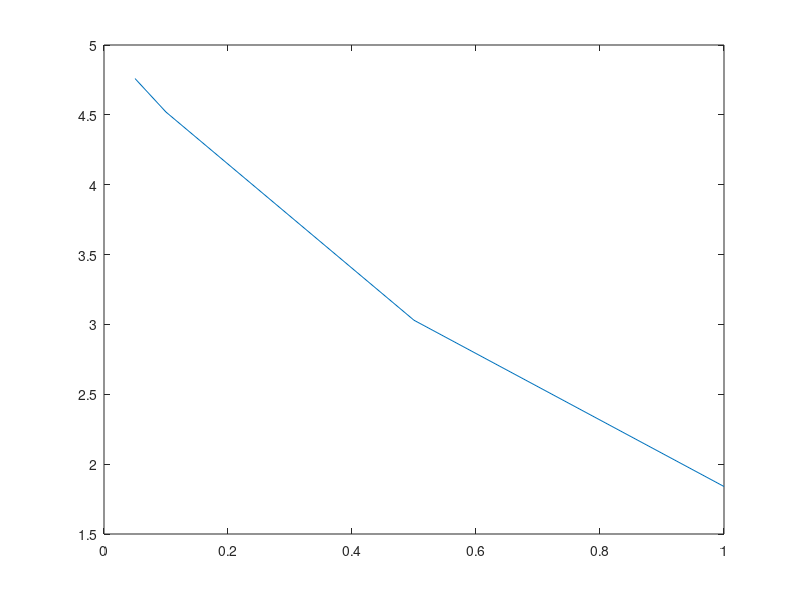
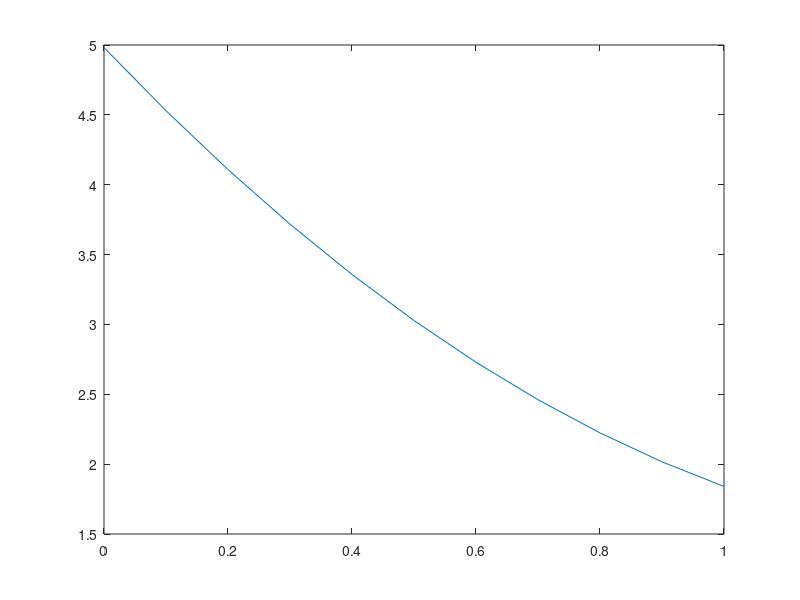
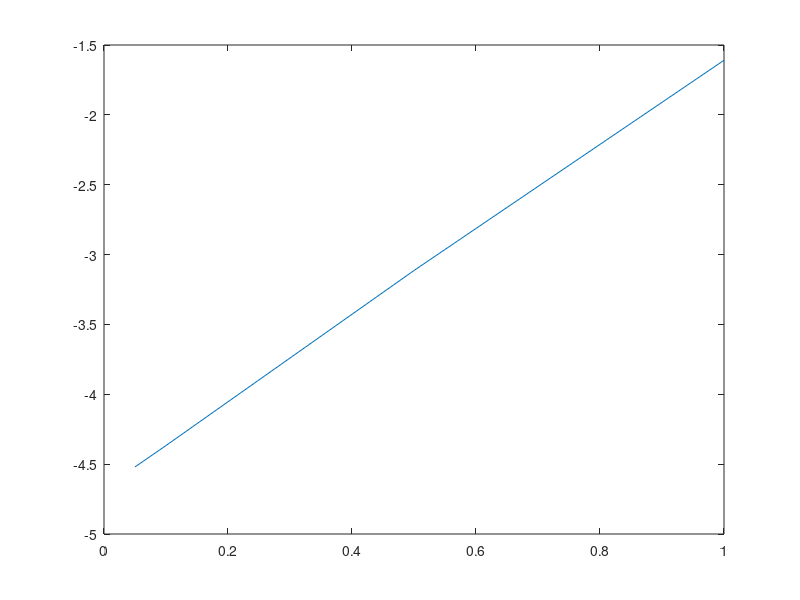

Recreate these plots in MATLAB, in order.
x=[0.05,0.1,0.5,1];
y=[4.76,4.52,3.03,1.84];

figure(1);
plot(x,y)

figure(2);
m= [0:0.1:1]
n= (4.981679) - (4.673187*m) +(1.531916*(m.^2))
plot(m,n)


figure(3);
a=[-4.52,-4.3668,-3.11413,-1.6094]

plot(x,a)